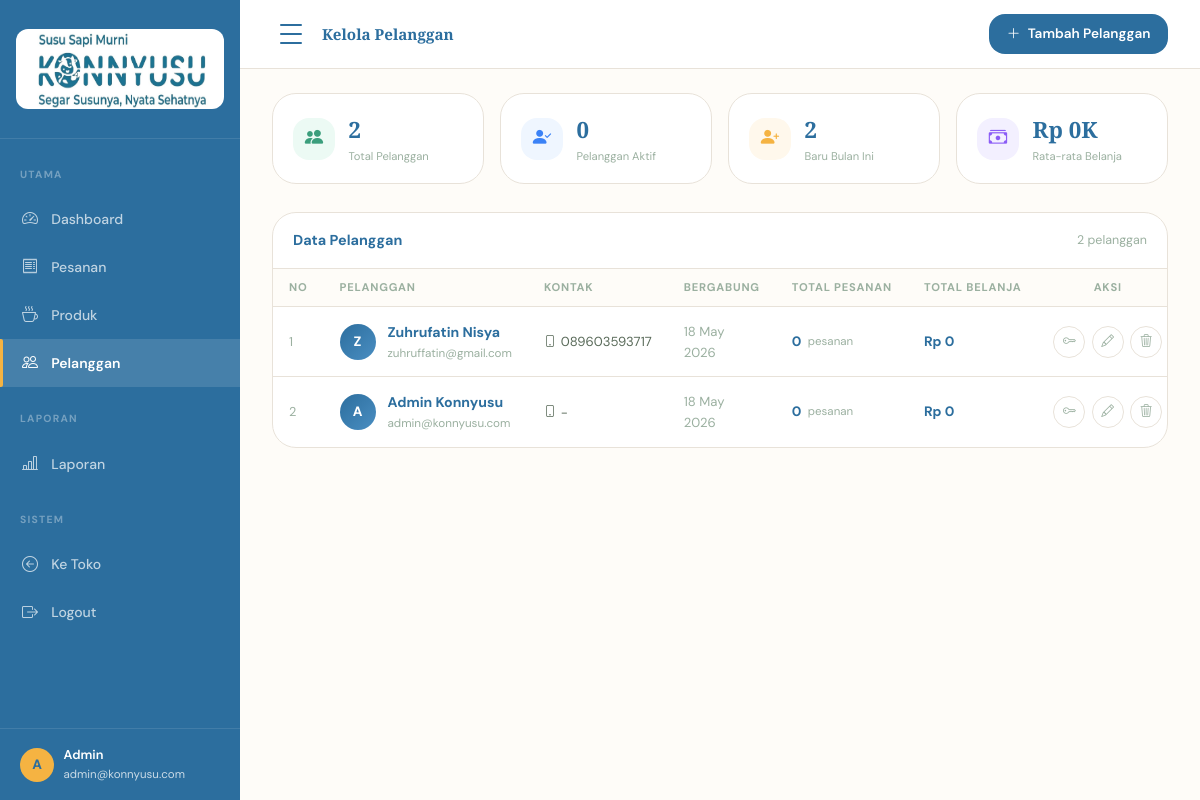
/admin/customers/customers.php (signed in), run on an earlier commit of the app's database.
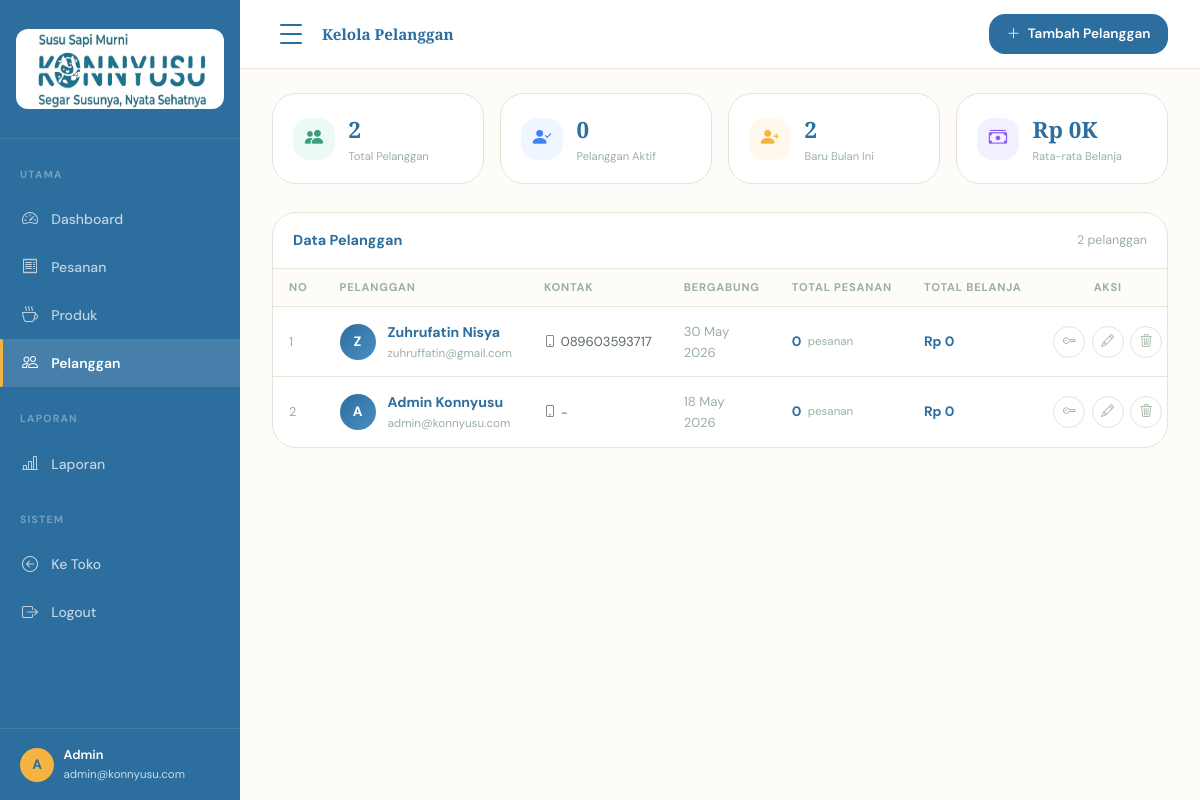
And on a later commit of the database.
### tables this page shows
CREATE TABLE `menu` (
  `menu_id` int NOT NULL,
  `name` varchar(100) NOT NULL,
  `description` text,
  `price` int NOT NULL,
  `category` varchar(50) NOT NULL,
  `image` varchar(255) DEFAULT NULL,
  `stock` int DEFAULT '0',
  `is_new` tinyint(1) DEFAULT '0',
  `is_best` tinyint(1) DEFAULT '0',
  `sold` int DEFAULT '0',
  `created_at` timestamp NULL DEFAULT CURRENT_TIMESTAMP,
  `updated_at` timestamp NULL DEFAULT CURRENT_TIMESTAMP ON UPDATE CURRENT_TIMESTAMP
);

CREATE TABLE `users` (
  `user_id` int NOT NULL,
  `name` varchar(100) NOT NULL,
  `username` varchar(50) DEFAULT NULL,
  `email` varchar(100) NOT NULL,
  `password` varchar(255) NOT NULL,
  `phone` varchar(20) DEFAULT NULL,
  `address` text,
  `role` enum('user','admin') DEFAULT 'user',
  `notifications_enabled` tinyint(1) DEFAULT '1',
  `created_at` timestamp NULL DEFAULT CURRENT_TIMESTAMP,
  `updated_at` timestamp NULL DEFAULT CURRENT_TIMESTAMP ON UPDATE CURRENT_TIMESTAMP,
  `birthdate` varchar(255) DEFAULT NULL,
  `gender` varchar(255) DEFAULT NULL,
  `bio` varchar(255) DEFAULT NULL,
  `reset_token` varchar(64) DEFAULT NULL,
  `reset_token_expires` datetime DEFAULT NULL
);

### data/products.php (called while the page is built, shortened)
<?php
require_once __DIR__ . '/../config/database.php';
function getProducts(): array {
    global $pdo;
    $stmt = $pdo->query("
        SELECT m.menu_id AS id, m.name, m.description, m.price, m.category, m.image, m.stock, m.is_new, m.is_best,
            COALESCE(SUM(oi.quantity), 0) AS sold
        FROM menu m
        LEFT JOIN order_item oi ON m.menu_id = oi.menu_id
        LEFT JOIN orders o ON oi.order_id = o.order_id AND o.order_status = 'completed'
        GROUP BY m.menu_id
        ORDER BY m.menu_id
    ");
    return $stmt->fetchAll();
}
function formatRupiah(int $amount): string {
    return 'Rp ' . number_format($amount, 0, ',', '.');
}
$products = getProducts();
?>

### admin/customers/customers.php (the view, shortened to what this page needs)
<?php
require_once __DIR__ . '/../../config/database.php';
require_once __DIR__ . '/../../data/products.php';
function getAllUsers(): array {
    global $pdo;
    $stmt = $pdo->query("SELECT user_id, name, email, phone, address, created_at, role FROM users ORDER BY created_at DESC");
    return $stmt->fetchAll();
}
function getUserOrderCount(int $userId): int {
    global $pdo;
    $stmt = $pdo->prepare("SELECT COUNT(*) FROM orders WHERE user_id = ?");
    $stmt->execute([$userId]);
    return (int) $stmt->fetchColumn();
}
function getUserTotalSpent(int $userId): int {
    global $pdo;
    $stmt = $pdo->prepare("SELECT COALESCE(SUM(total), 0) FROM orders WHERE user_id = ? AND order_status = 'completed'");
    $stmt->execute([$userId]);
    return (int) $stmt->fetchColumn();
}
function getNewCustomersThisMonth(): int {
    global $pdo;
    $stmt = $pdo->query("SELECT COUNT(*) FROM users WHERE MONTH(created_at) = MONTH(CURRENT_DATE()) AND YEAR(created_at) = YEAR(CURRENT_DATE())");
    return (int) $stmt->fetchColumn();
}
$users = getAllUsers();
$stats = [
    'total' => count($users),
    'active' => count(array_filter($users, fn($u) => $u['role'] === 'customer')),
    'new_mth' => getNewCustomersThisMonth(),
    'avg_spent' => 0
];
if ($stats['total'] > 0) {
    $totalSpent = 0;
    foreach ($users as $u) {
        $totalSpent += getUserTotalSpent($u['user_id']);
    }
    $stats['avg_spent'] = $stats['total'] > 0 ? (int)($totalSpent / $stats['total']) : 0;
}
?>
<!DOCTYPE html>
<html lang="id">
<head>
<link href="https://cdn.jsdelivr.net/npm/bootstrap@5.3.3/dist/css/bootstrap.min.css" rel="stylesheet">
<link rel="stylesheet" href="https://cdn.jsdelivr.net/npm/bootstrap-icons@1.11.3/font/bootstrap-icons.min.css">
<link rel="stylesheet" href="../../assets/css/global.css">
</head>
<body>
<div class="admin-layout">
<aside class="admin-sidebar">
  <div class="sidebar-brand">
    <img src="../../assets/img/logo.jpeg" alt="Konnyusu" style="height:80px;border-radius:12px;">
  </div>
  <nav class="sidebar-nav">
    <div class="sidebar-section-label">Utama</div>
    <a href="../dashboard/dashboard.php" class="sidebar-link"><i class="bi bi-speedometer2"></i> Dashboard</a>
    <a href="../orders/orders.php" class="sidebar-link"><i class="bi bi-receipt"></i> Pesanan</a>
    <a href="../products/products.php" class="sidebar-link"><i class="bi bi-cup-hot"></i> Produk</a>
    <a href="customers.php" class="sidebar-link active"><i class="bi bi-people"></i> Pelanggan</a>
    <div class="sidebar-section-label mt-3">Laporan</div>
    <a href="../reports/reports.php" class="sidebar-link"><i class="bi bi-bar-chart-line"></i> Laporan</a>
    <div class="sidebar-section-label mt-3">Sistem</div>
    <a href="../../home/home.php" class="sidebar-link"><i class="bi bi-arrow-left-circle"></i> Ke Toko</a>
    <a href="../../auth/logout.php" class="sidebar-link"><i class="bi bi-box-arrow-right"></i> Logout</a>
  </nav>
  <div class="sidebar-footer">
    <div class="sidebar-user">
      <div class="sidebar-user-avatar">A</div>
      <div><div style="color:#fff;font-weight:600;font-size:.8rem;">Admin</div><div style="font-size:.72rem;">admin@konnyusu.com</div></div>
    </div>
  </div>
</aside>
<div class="admin-main">
  <div class="admin-topbar">
    <div class="admin-topbar__left">
      <button class="hamburger-btn" id="hamburgerBtn" aria-label="Menu">
        <span></span>
        <span></span>
        <span></span>
      </button>
      <h6>Kelola Pelanggan</h6>
    </div>
    <button class="btn-brand" style="font-size:.85rem;padding:.55rem 1.1rem;" onclick="openModal('addModal')">
      <i class="bi bi-plus-lg me-1"></i> Tambah Pelanggan
    </button>
  </div>
  <div class="admin-body">
    <div class="stat-strip animate-fadeup">
      <div class="stat-strip-card">
        <div class="stat-strip-card__icon" style="background:#ecfaf4;color:var(--success);"><i class="bi bi-people-fill"></i></div>
        <div><div class="stat-strip-card__val"><?= $stats['total'] ?></div><div class="stat-strip-card__lbl">Total Pelanggan</div></div>
      </div>
      <div class="stat-strip-card">
        <div class="stat-strip-card__icon" style="background:#eff6ff;color:#3b82f6;"><i class="bi bi-person-check-fill"></i></div>
        <div><div class="stat-strip-card__val"><?= $stats['active'] ?></div><div class="stat-strip-card__lbl">Pelanggan Aktif</div></div>
      </div>
      <div class="stat-strip-card">
        <div class="stat-strip-card__icon" style="background:#fff8ec;color:var(--accent);"><i class="bi bi-person-plus-fill"></i></div>
        <div><div class="stat-strip-card__val"><?= $stats['new_mth'] ?></div><div class="stat-strip-card__lbl">Baru Bulan Ini</div></div>
      </div>
      <div class="stat-strip-card">
        <div class="stat-strip-card__icon" style="background:#f3f0ff;color:#8b5cf6;"><i class="bi bi-cash-stack"></i></div>
        <div><div class="stat-strip-card__val">Rp <?= number_format($stats['avg_spent']/1000,0) ?>K</div><div class="stat-strip-card__lbl">Rata-rata Belanja</div></div>
      </div>
    </div>
    <div style="background:var(--white);border:1px solid var(--border);border-radius:var(--radius-lg);overflow:hidden;" class="animate-fadeup">
      <div style="padding:1rem 1.25rem;border-bottom:1px solid var(--border);display:flex;align-items:center;justify-content:space-between;">
        <span style="font-size:.9rem;font-weight:700;color:var(--primary);">Data Pelanggan</span>
        <span style="font-size:.78rem;color:var(--text-muted);"><?= count($users) ?> pelanggan</span>
      </div>
      <div style="overflow-x:auto;">
        <table class="k-table">
          <thead>
            <tr>
              <th>No</th>
              <th>Pelanggan</th>
              <th>Kontak</th>
              <th>Bergabung</th>
              <th>Total Pesanan</th>
              <th>Total Belanja</th>
              <th style="text-align:center">Aksi</th>
            </tr>
          </thead>
          <tbody>
          <?php if(empty($users)):?>
          <tr><td colspan="7" style="text-align:center;padding:2rem;color:var(--text-muted);">Belum ada pelanggan</td></tr>
          <?php else:?>
          <?php foreach($users as $i=>$u):
            $orderCount = getUserOrderCount($u['user_id']);
            $totalSpent = getUserTotalSpent($u['user_id']);
          ?>
          <tr>
            <td style="color:var(--text-muted);font-size:.8rem;"><?= $i+1 ?></td>
            <td>
              <div style="display:flex;align-items:center;gap:.75rem;">
                <div style="width:36px;height:36px;border-radius:50%;background:linear-gradient(135deg,var(--primary),var(--primary-light));color:#fff;display:flex;align-items:center;justify-content:center;font-weight:800;font-size:.85rem;flex-shrink:0;">
                  <?= substr($u['name'], 0, 1) ?>
                </div>
                <div>
                  <div style="font-weight:700;font-size:.88rem;color:var(--primary);"><?= htmlspecialchars($u['name']) ?></div>
                  <div style="font-size:.73rem;color:var(--text-muted);"><?= htmlspecialchars($u['email']) ?></div>
                </div>
              </div>
            </td>
            <td style="font-size:.82rem;color:var(--text-mid);">
              <div style="display:flex;align-items:center;gap:.3rem;"><i class="bi bi-phone" style="font-size:.75rem;"></i><?= htmlspecialchars($u['phone'] ?? '-') ?></div>
            </td>
            <td style="font-size:.82rem;color:var(--text-muted);"><?= date('d M Y', strtotime($u['created_at'])) ?></td>
            <td>
              <div style="display:flex;align-items:center;gap:.4rem;">
                <span style="font-weight:700;color:var(--primary);"><?= $orderCount ?></span>
                <span style="font-size:.72rem;color:var(--text-muted);">pesanan</span>
              </div>
            </td>
            <td style="font-weight:700;color:var(--primary);"><?= formatRupiah($totalSpent) ?></td>
            <td style="text-align:center">
              <div style="display:flex;align-items:center;gap:.4rem;justify-content:center;">
                <button onclick="openResetPasswordModal(<?= (int)$u['user_id'] ?>, '<?= htmlspecialchars($u['name'], ENT_QUOTES, 'UTF-8') ?>')"
                  style="width:32px;height:32px;border-radius:var(--radius-md);border:1px solid var(--border);background:none;display:flex;align-items:center;justify-content:center;color:var(--text-muted);cursor:pointer;" title="Reset Password">
                  <i class="bi bi-key" style="font-size:.8rem;"></i>
                </button>
                <button onclick="openEditModal(this, <?= (int)$u['user_id'] ?>)"
                  data-name="<?= htmlspecialchars($u['name'], ENT_QUOTES, 'UTF-8') ?>"
                  data-email="<?= htmlspecialchars($u['email'], ENT_QUOTES, 'UTF-8') ?>"
                  data-phone="<?= htmlspecialchars($u['phone'] ?? '', ENT_QUOTES, 'UTF-8') ?>"
                  data-address="<?= htmlspecialchars($u['address'] ?? '', ENT_QUOTES, 'UTF-8') ?>"
                  style="width:32px;height:32px;border-radius:var(--radius-md);border:1px solid var(--border);background:none;display:flex;align-items:center;justify-content:center;color:var(--text-muted);cursor:pointer;" title="Edit">
                  <i class="bi bi-pencil" style="font-size:.8rem;"></i>
                </button>
                <button onclick="openDeleteModal(this, <?= (int)$u['user_id'] ?>)"
                  data-name="<?= htmlspecialchars($u['name'], ENT_QUOTES, 'UTF-8') ?>"
                  style="width:32px;height:32px;border-radius:var(--radius-md);border:1px solid var(--border);background:none;display:flex;align-items:center;justify-content:center;color:var(--text-muted);cursor:pointer;" title="Hapus">
                  <i class="bi bi-trash3" style="font-size:.8rem;"></i>
                </button>
              </div>
            </td>
          </tr>
          <?php endforeach; ?>
          <?php endif;?>
          </tbody>
        </table>
      </div>
    </div>
  </div>
</div>
</div>
</body>
</html>

### assets/css/global.css (style rules this page uses)
:root { --primary: #2c6e9e; --primary-light: #4a8ec2; --accent: #f5b342; --accent-light: #f7cc7a; --cream: #fefcf8; --cream-dark: #f2efe8; --text-dark: #2c3e2f; --text-mid: #5a6b5a; --text-muted: #9bb0a0; --white: #ffffff; --danger: #e05252; --success: #3b9e7c; --border: #e8e2d9; --radius-sm: 8px; --radius-md: 16px; --radius-lg: 24px; --radius-xl: 36px; --shadow-sm: 0 2px 8px rgba(26,60,46,.08); --shadow-md: 0 8px 24px rgba(26,60,46,.12); --shadow-lg: 0 20px 48px rgba(26,60,46,.16); --font-display: 'Playfair Display', Georgia, serif; --font-body: 'DM Sans', system-ui, sans-serif; }
*, *::before, *::after { box-sizing: border-box; margin: 0; padding: 0; }
html { scroll-behavior: smooth; }
body { font-family: var(--font-body); background: var(--cream); color: var(--text-dark); line-height: 1.6; -webkit-font-smoothing: antialiased; }
h1,h2,h3,h4,h5,h6 { font-family: var(--font-display); color: var(--primary); }
a { text-decoration: none; color: inherit; transition: color .2s; }
img { max-width: 100%; display: block; }
.btn-brand { background: var(--primary); color: var(--white); border: none; border-radius: var(--radius-xl); padding: .65rem 1.5rem; font-family: var(--font-body); font-weight: 600; font-size: .9rem; cursor: pointer; transition: background .2s, transform .15s, box-shadow .2s; }
.animate-fadeup { animation: fadeUp .5s ease both; }

What changed in the data, as far as the page shows it:
removed users: name "Z", name "Zuhrufatin Nisya", email "zuhruffatin@gmail.com", phone "089603593717", created_at "18 May 2026", orderCount "0", totalSpent "Rp 0"
added users: name "Z", name "Zuhrufatin Nisya", email "zuhruffatin@gmail.com", phone "089603593717", created_at "30 May 2026", orderCount "0", totalSpent "Rp 0"
